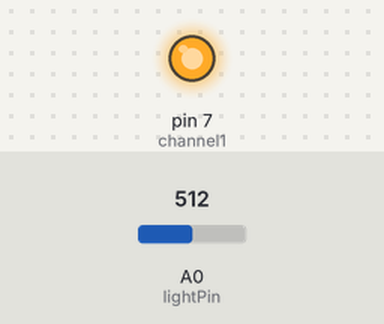
Simulated run of this sketch. Board: Arduino Uno, built with avr-gcc and run on an emulated ATmega328P. Parts: output pins drawn as LEDs (lit = HIGH). The test bench sets the inputs (shaded band); at power-on: A0 (lightPin) = 512.

Above: at 5.8 s.
5.9 s: A0 (lightPin) set to 357
11.9 s: A0 (lightPin) set to 342
At 16.4 s:
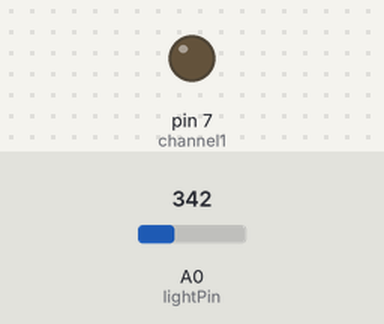
17.9 s: A0 (lightPin) set to 360
At 27.9 s:
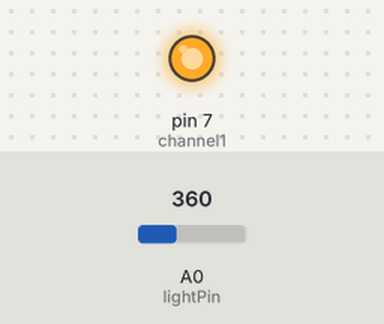
28.5 s: A0 (lightPin) set to 340
At 32.9 s:
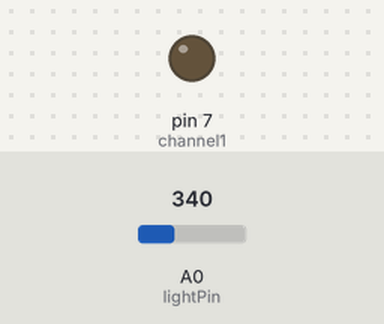
Timing chart, 0 to 34.4 s (numbered marks = the images above; inputs shaded):
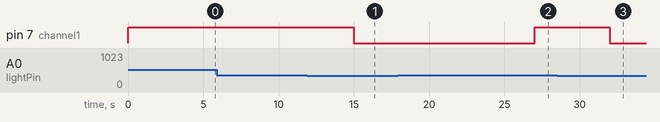

The sketch:

relay.ino
```cpp
#include<Arduino.h>
//#include "serialControl.h"
//#include "pirSensor.h"
#include "lightSensor.h"

const int channel1 = 7;
//const int sensorPin = 8;
const int lightPin = A0; // light sensor pin

void setup() {
	pinMode(channel1,OUTPUT);
	//pinMode(sensorPin,INPUT);
	//Serial.begin(9600);
	digitalWrite(channel1,HIGH);
}

void loop() {
	//serialControl(channel1);
	//pirSensor(sensorPin,channel1);
	lightSensor(lightPin,channel1);

}
```

lightSensor.cpp
```cpp
#include<Arduino.h>

void lightSensor(const int sensorPin,const int relayChannel) {
	int lightStatus = 0;

	lightStatus = analogRead(sensorPin);

	if(lightStatus < 350) {
		digitalWrite(relayChannel,LOW);
		delay(10000);
	}
	else {
		digitalWrite(relayChannel,HIGH);
		delay(3000);
	}
	delay(2000);
}
```

lightSensor.h
```cpp
#ifndef LIGHSENSOR_H
#define LIGHSENSOR_H

void lightSensor(const int sensorPin,const int relayChannel);

#endif
```

pirSensor.cpp
```cpp
#include<Arduino.h>

void pirSensor(const int sensorPin,const int relayChannel) {
	int status = 0;

	status = digitalRead(sensorPin);

	if(status == LOW) {
		digitalWrite(relayChannel,HIGH);
	}
	while(status == HIGH) {
		status = digitalRead(sensorPin);
		digitalWrite(relayChannel,LOW);
		delay(10000);
	}

	delay(2000);


}
```

serialControl.cpp
```cpp
#include<Arduino.h>

void serialControl(const int relayChannel) {
	if(Serial.available() > 0) {
		char command = Serial.read();

		switch(command) {
			case 'o':
				digitalWrite(relayChannel,LOW);
				delay(200);
				Serial.println("Relay is on");
				break;
			case 'c':
				digitalWrite(relayChannel,HIGH);
				delay(200);
				Serial.println("Relay is off");
				break;
		}
	}
}
```

Measured:
- the behaviour switches between 350 and 349 on A0 (lightPin) (found by bisection; images 0 and 1)
- after the input at 5.9 s, every drawn part: stays the same
- after the input at 11.9 s, pin 7 (channel1): HIGH → LOW after 3.1 s
- after the input at 17.9 s, pin 7 (channel1): LOW → HIGH after 9.1 s
- after the input at 28.5 s, pin 7 (channel1): HIGH → LOW after 3.5 s
